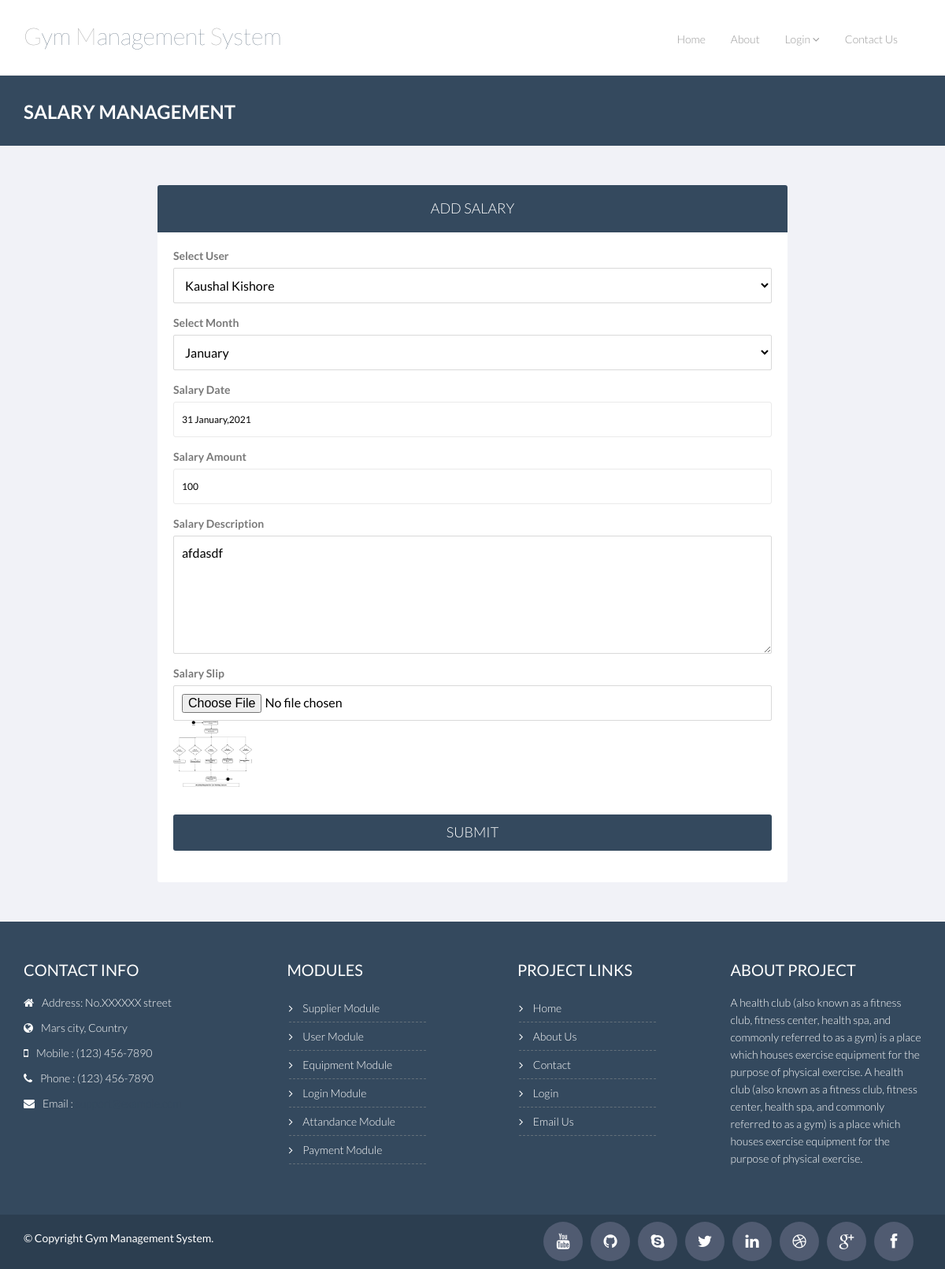
/gym_management_system/salary.php?salary_id=1, run on the app's committed database.
### tables this page shows
CREATE TABLE `salary` (
  `salary_id` int(11) NOT NULL,
  `salary_user_id` varchar(255) NOT NULL,
  `salary_for_month` varchar(255) NOT NULL,
  `salary_date` varchar(255) NOT NULL,
  `salary_amount` varchar(255) NOT NULL,
  `salary_description` varchar(255) NOT NULL,
  `salary_image` varchar(255) NOT NULL
);

### gym_management_system/includes/functions.php (the view, shortened to what this page needs)
<?php
$SERVER_PATH = "http://127.0.0.1/gym_management_system/";
function get_new_optionlist($table,$id_col,$value_col,$selected=0, $cond = 1)
{
	global $con;
	$SQL="SELECT * FROM $table WHERE $cond ORDER BY $value_col";
	$rs=mysqli_query($con,$SQL);
	$option_list="<option value=''>Please Select</option>";
	while($data=mysqli_fetch_assoc($rs))
	{
		if($selected==$data[$id_col])
		{
			$option_list.="<option value='$data[$id_col]' selected>$data[$value_col]</option>";
		}
		else
		{
			$option_list.="<option value='$data[$id_col]'>$data[$value_col]</option>";
		}
	}
	return $option_list;
}
?>

### gym_management_system/salary.php (shortened to what this page needs)
<?php
	include_once("includes/header.php");
	if($_REQUEST[salary_id])
	{
		$SQL="SELECT * FROM `salary` WHERE salary_id = $_REQUEST[salary_id]";
		$rs=mysqli_query($con,$SQL) or die(mysqli_error());
		$data=mysqli_fetch_assoc($rs);
	}
?>
    <div class="breadcrumbs">
        <div class="container">
            <div class="row">
                <div class="col-lg-4 col-sm-4">
                    <h1>Salary Management</h1>
                </div>
            </div>
        </div>
    </div>
    <div class="registration-bg">
        <div class="container">
            <form action="lib/salary.php" enctype="multipart/form-data" method="post" class="form-signin wow fadeInUp" action="" style="max-width:800px">
                <h2 class="form-signin-heading">Add Salary</h2>
                <div class="login-wrap">
				<div class="form-group">
						<label for="pwd">Select User</label>
						<select name="salary_user_id" required class="form-control" placeholder="Select User" autofocus=""/>
							<?php echo get_new_optionlist("user","user_id","user_name",$data[salary_user_id]); ?>
				    </div>
                    <div class="form-group">
						<label for="pwd">Select Month</label>
						<select name="salary_for_month" required class="form-control" placeholder="Select Month" autofocus=""/>
							<?php echo get_new_optionlist("month","month_id","month_name",$data[salary_for_month]); ?>
				    </div>
                    <div class="form-group">
						<label for="pwd">Salary Date</label>
						<input type="text" class="form-control" placeholder="Salary Date" autofocus="" name="salary_date" id="salary_date" value="<?=$data[salary_date]?>">
				    </div>
				    <div class="form-group">
						<label for="pwd">Salary Amount</label>
						<input type="text" class="form-control" placeholder="Salary Amount" autofocus="" name="salary_amount" value="<?=$data[salary_amount]?>">
				    </div>
				     <div class="form-group">
						<label for="pwd">Salary Description</label>
						<textarea class="form-control" rows="8" style="height:150px;" name="salary_description" ><?=$data[salary_description]?></textarea>
				    </div>
				    <div class="form-group">
						<label for="pwd">Salary Slip</label>
						<input type="file" class="form-control" placeholder="Salary Mobile" autofocus="" name="salary_image" id="salary_image" value="<?=$data[salary_image]?>">
						<?php if(isset($data[salary_image]) && $data[salary_image] != "")  {?>
						<div><img src="<?=$SERVER_PATH.'uploads/'.$data[salary_image]?>" style="width: 100px"></div><br>
						<?php } ?>
				    </div>
                    <button class="btn btn-lg btn-login btn-block" type="submit">Submit</button>
                </div>
            </form>
        </div>
     </div>
<?php include_once("includes/footer.php"); ?>

### gym_management_system/css/theme.css (style rules this page uses)
body { padding-top: 70px; padding-bottom: 30px; }

### gym_management_system/css/component.css (style rules this page uses)
body { position: relative; }

### gym_management_system/css/style.css (style rules this page uses)
body { color: #797979; font-family: 'Lato', sans-serif; padding: 0px !important; margin: 0px !important; font-size: 14px; }
h1, h2, h3, h4, h5, h6 { font-family: 'Lato', sans-serif; }
.breadcrumbs { background: #34495e; color: #fff; padding: 30px 0; margin-bottom: 40px; }
.breadcrumbs h1 { font-size: 24px; font-weight: 600; margin: 3px 0 0; text-transform: uppercase; }
.registration-bg { margin-top: -40px; background-color: #f1f2f7; }
.form-control { border: 1px solid #d9d9d9; border-radius: 2px; color:#000000; }
.btn-lg { border-radius: 1px; -webkit-border-radius: 1px; -moz-border-radius: 1px; }
.form-signin { max-width: 600px; margin: 50px auto 50px; background: #fff; border-radius: 3px; -moz-border-radius: 3px; -webkit-border-radius: 3px; }
.form-signin h2.form-signin-heading { margin: 0; padding: 20px 15px; text-align: center; background: #34495e; border-radius: 3px 3px 0 0; -moz-border-radius: 3px 3px 0 0; -webkit-border-radius: 3px 3px 0 0; color: #fff; font-size: 18px; text-transform: uppercase; font-weight: 300; }
.form-signin .form-control { position: relative; font-size: 16px; height: 45px; padding: 10px; -webkit-box-sizing: border-box; -moz-box-sizing: border-box; box-sizing: border-box; }
.form-signin input[type="text"], .form-signin input[type="password"] { margin-bottom: 15px; border-radius: 3px; -webkit-border-radius: 3px; -moz-border-radius: 3px; border: 1px solid #eaeaea; box-shadow: none; font-size: 12px; }
.form-signin .btn-login { background: #34495e; color: #fff; text-transform: uppercase; font-weight: 300; margin-bottom: 20px; border-radius: 3px; -webkit-border-radius: 3px; -moz-border-radius: 3px; -webkit-transition: all .3s ease; -moz-transition: all .3s ease; -ms-transition: all .3s ease; -o-transition: all .3s ease; transition: all .3s ease; }
.login-wrap { padding: 20px; -webkit-border-radius: 3px; -moz-border-radius: 3px; border-radius: 3px; }
.btn { border-radius: 4px; -webkit-border-radius: 4px; -moz-border-radius: 4px; }
.btn { font-weight: 500; -webkit-border-radius: 3px; -moz-border-radius: 3px; border-radius: 3px; border: 1px solid transparent; }

### data on the page
salary: salary_date "31 January,2021", salary_amount "100", salary_description "afdasdf", salary_image (picture)

### other printed values
form field salary_user_id "Kaushal Kishore"
form field salary_for_month "January"
